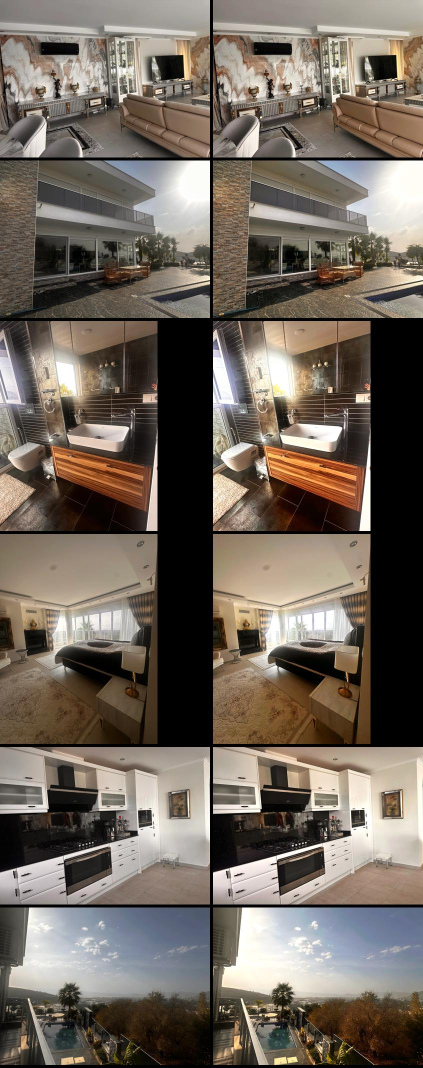
#> input picture fotos/vorher-nachher.jpg, 846 x 2136 px (shown at 1/2 size); its folder holds only this picture in this run
$ python optimize_photos.py ../fotos ../fotos/vorher-nachher.jpg
#> lines starting #> are read from the running program, lines starting #| are printed output that depends on the picture; after the words box and inside, x2 and y2 are one past the last pixel; in counts of white or black regions, pixels touching at a corner belong together
#> in optimise, pil is the input picture: PIL image 846x2136 RGB; mean R, G, B 113.3, 103.4, 93.4
"""Non-generative photo optimisation for property photos.

Only global/local tonal and colour corrections — nothing is added, removed or
re-drawn, so architecture and furnishings stay exactly as photographed.

Steps per image:
  1. gentle white balance (grey-world, blended, gains clamped)
  2. local shadow lift / highlight compression on a blurred luminance map
     (brightens dark interiors without flattening the whole frame)
  3. mild S-curve for depth
  4. vibrance (boosts muted colours more than already saturated ones)
  5. light unsharp mask for crispness

Usage: python3 optimize_photos.py <input_dir> <output_dir>
"""

from __future__ import annotations

import sys
from pathlib import Path

import numpy as np
from PIL import Image, ImageFilter

LUMA = np.array([0.2126, 0.7152, 0.0722], dtype=np.float32)


def white_balance(img: np.ndarray, strength: float = 0.3) -> np.ndarray:
    # Ignore near-black and clipped pixels so sky/sun don't dominate the estimate.
#> called with strength = 0.3
    lum = img @ LUMA
    mask = (lum > 0.08) & (lum < 0.92)
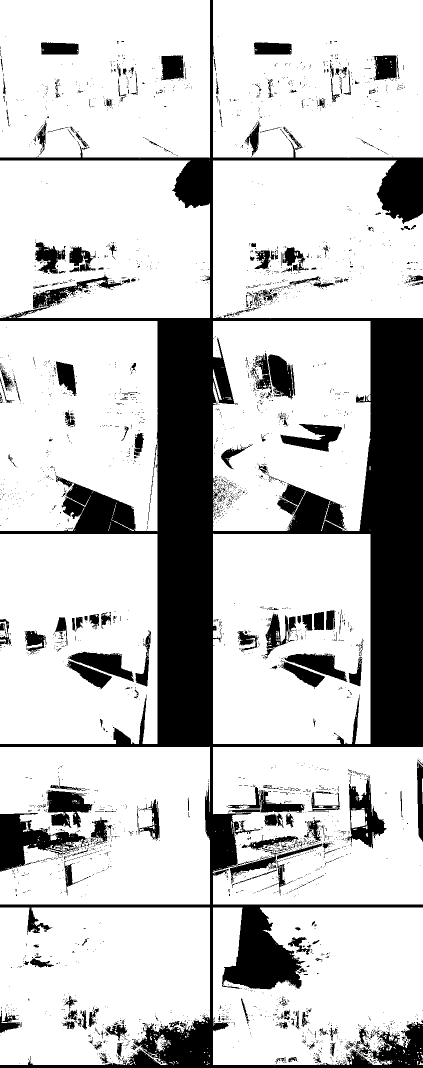
#> mask: shape (2136, 846) bool (shown at 1/2 size); 77.8% white; 3455 black regions (3194 under 20 px), largest, box (x1, y1, x2, y2) and area: (0, 0, 846, 2136) 297529, (0, 1626, 175, 1743) 8848, (690, 1551, 773, 1697) 4376
    means = img[mask].mean(axis=0) if mask.any() else img.reshape(-1, 3).mean(axis=0)
#> means = [0.514, 0.467, 0.42]
    gains = means.mean() / np.maximum(means, 1e-4)
#> gains = [0.908, 1, 1.11]
    gains = 1 + strength * (gains - 1)
#> gains = [0.973, 1, 1.03]
    gains = np.clip(gains, 0.92, 1.1)
    # Keep a slightly warm, inviting tone instead of a clinically neutral one.
    gains = gains * np.array([1.025, 1.0, 0.965], dtype=np.float32)
#> gains = [0.997, 1, 0.998]
    return np.clip(img * gains, 0, 1)


def local_tone(img: np.ndarray, pil_size: tuple[int, int]) -> np.ndarray:
#> called with pil_size = (846, 2136)
    lum = img @ LUMA
    radius = max(pil_size) / 40
    blurred = np.asarray(
        Image.fromarray((lum * 255).astype(np.uint8)).filter(ImageFilter.GaussianBlur(radius)),
        dtype=np.float32,
    ) / 255.0
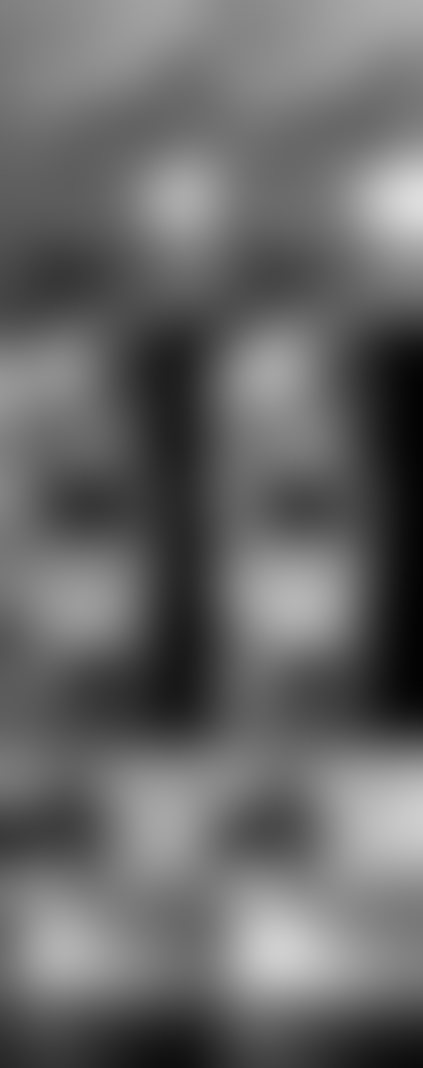
#> blurred: shape (2136, 846) float32 (shown at 1/2 size); min 0.00784, max 0.871, mean 0.407
    # Exposure: lift overall towards a mid-grey key, but only modestly.
    key = float(np.exp(np.log(lum + 1e-3).mean()))
#> key = 0.186
    exposure = np.clip((0.45 / max(key, 1e-3)) ** 0.4, 1.0, 1.4)
#> exposure = 1.4
    # Shadows: up to +55 % in the darkest regions, fading out by mid-tones.
    shadow_gain = 1 + 0.55 * np.clip((0.45 - blurred) / 0.45, 0, 1) ** 1.5
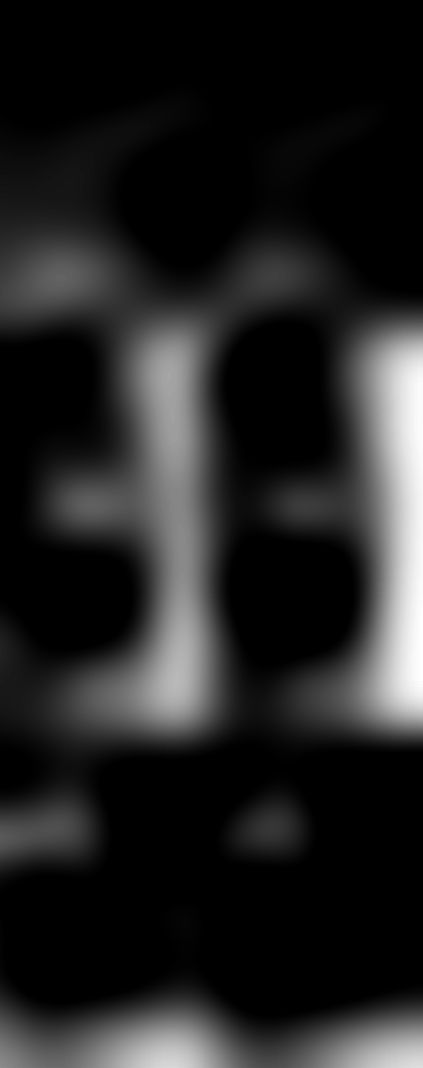
#> shadow_gain: shape (2136, 846) float32 (shown at 1/2 size); min 1, max 1.54, mean 1.07; drawn with min black and max white
    # Highlights: compress bright areas (windows, sky) a little.
    highlight_gain = 1 - 0.12 * np.clip((blurred - 0.8) / 0.2, 0, 1)
    gain = exposure * shadow_gain * highlight_gain
    return np.clip(img * gain[..., None], 0, 1)
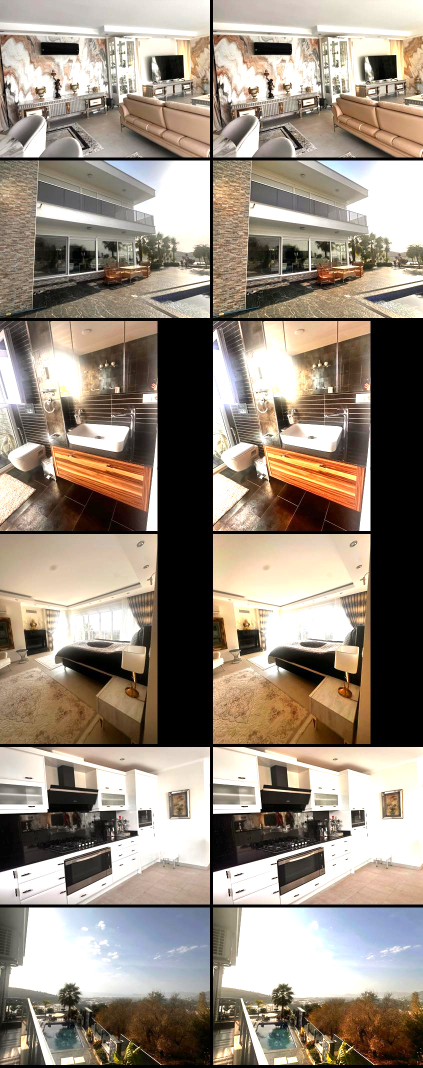
#> returned value: shape (2136, 846, 3) float32 (shown at 1/2 size); mean of channels 0, 1, 2 0.595, 0.548, 0.497; drawn as R, G, B


def s_curve(img: np.ndarray, amount: float = 0.12) -> np.ndarray:
    # Smooth contrast curve anchored at 0, 0.5 and 1.
#> called with amount = 0.12
    return np.clip(img - amount * np.sin(2 * np.pi * img) / (2 * np.pi), 0, 1)


def vibrance(img: np.ndarray, amount: float = 0.28) -> np.ndarray:
#> called with amount = 0.28
    lum = (img @ LUMA)[..., None]
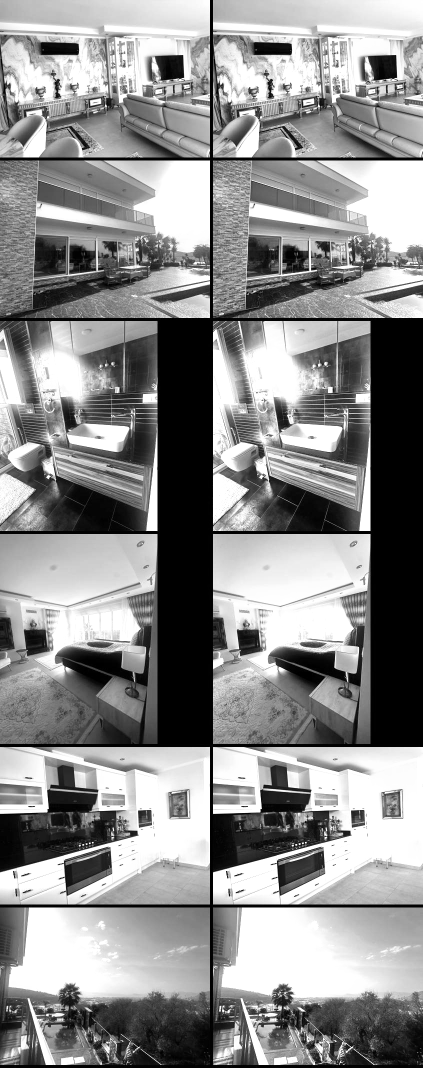
#> lum: shape (2136, 846, 1) float32 (shown at 1/2 size); min 0, max 1, mean 0.556
    sat = img.max(axis=2, keepdims=True) - img.min(axis=2, keepdims=True)
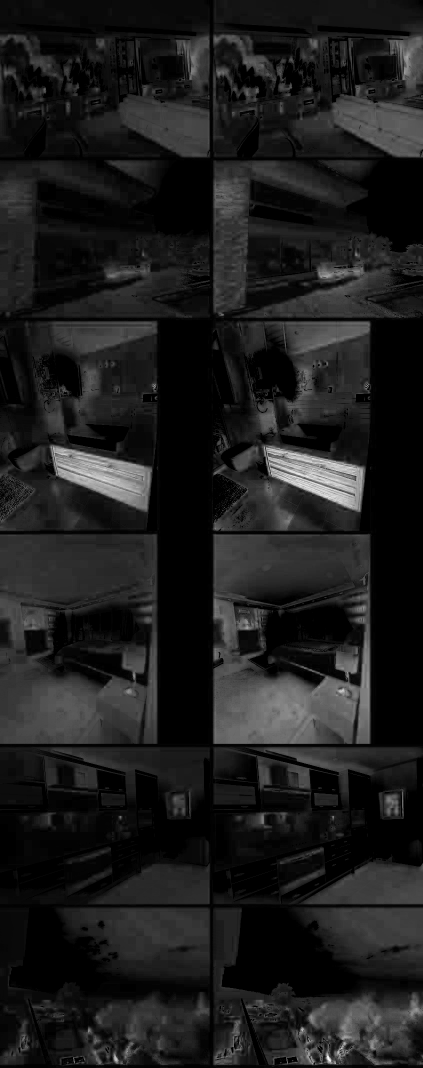
#> sat: shape (2136, 846, 1) float32 (shown at 1/2 size); min 0, max 1, mean 0.115
    boost = 1 + amount * (1 - np.clip(sat / 0.6, 0, 1))
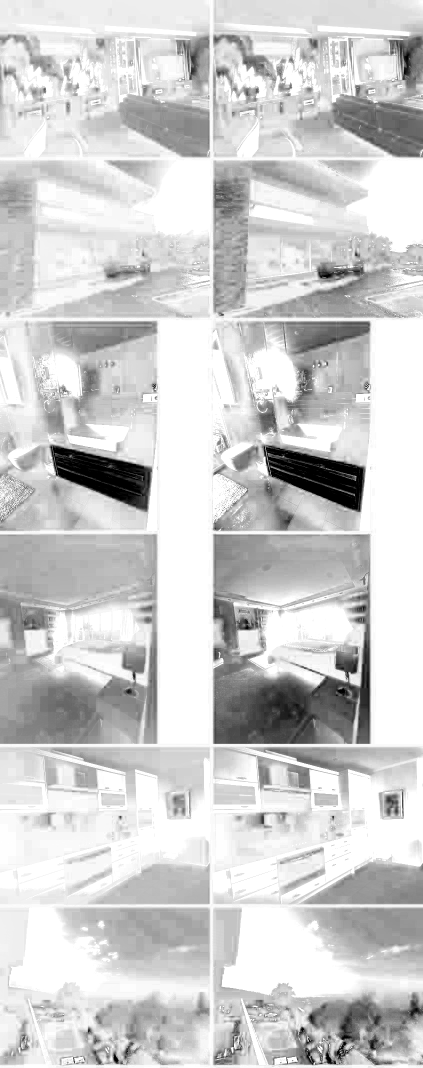
#> boost: shape (2136, 846, 1) float32 (shown at 1/2 size); min 1, max 1.28, mean 1.23; drawn with min black and max white
    return np.clip(lum + (img - lum) * boost, 0, 1)


def optimise(path: Path, out_dir: Path) -> Path:
    pil = Image.open(path).convert("RGB")
    img = np.asarray(pil, dtype=np.float32) / 255.0
    img = white_balance(img)
    img = local_tone(img, pil.size)
    img = s_curve(img)
    img = vibrance(img)
    out = Image.fromarray((img * 255 + 0.5).astype(np.uint8))
    out = out.filter(ImageFilter.UnsharpMask(radius=1.4, percent=55, threshold=3))
    target = out_dir / f"{path.stem}.jpg"
    out.save(target, "JPEG", quality=92, subsampling=0, optimize=True)
    return target


def main() -> None:
    in_dir, out_dir = Path(sys.argv[1]), Path(sys.argv[2])
    out_dir.mkdir(parents=True, exist_ok=True)
    files = sorted(
        (p for p in in_dir.iterdir() if p.suffix.lower() in {".webp", ".jpg", ".jpeg", ".png"}),
        key=lambda p: (len(p.stem), p.stem),
    )
    for p in files:
        print(optimise(p, out_dir))


if __name__ == "__main__":
    main()
